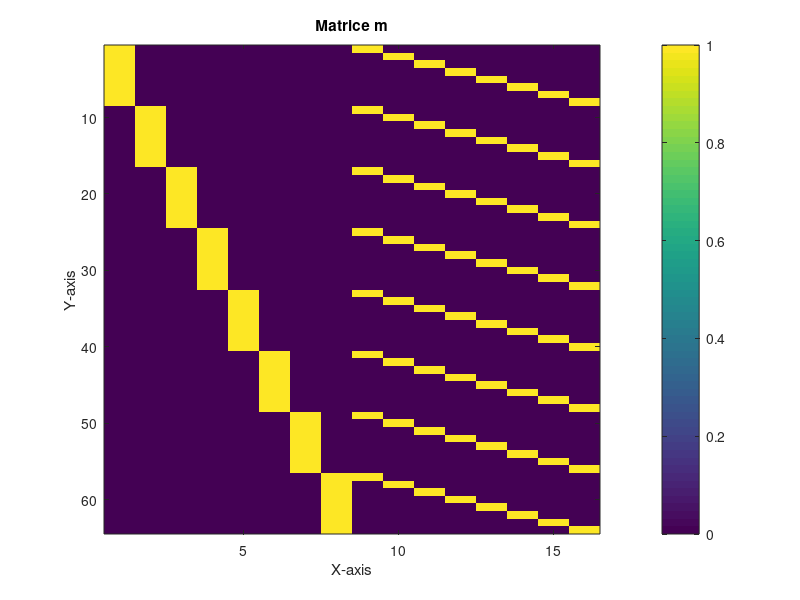
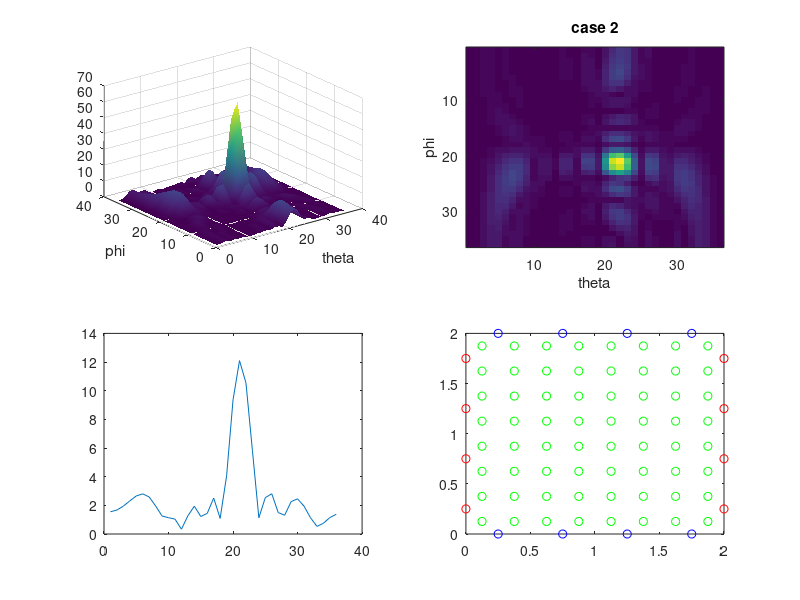

Recreate these plots in MATLAB, in order.
clear all
close all
% see Eq. (1) of https://d-nb.info/1210557789/34 for scalar product

ntx=8
nrx=8

sigma=0.0 % noise on phase calibration estimate
noise=0

lambda=300/300 % 5400

for cas=2:2
  if (cas==1)
    xtx(1:ntx/2)    =[0:ntx/2-1]*lambda/2+lambda/4;
    ytx(1:ntx/2)    =0;
    xtx(ntx/2+1:ntx)=0;
    ytx(ntx/2+1:ntx)=[0:ntx/2-1]*lambda/2+lambda/4;
    
    xrx(1:nrx/2)    =[0:nrx/2-1]*lambda/2+lambda/4;
    yrx(1:nrx/2)    =(ntx/2-1)*lambda/2+lambda/4+lambda/4;
    xrx(nrx/2+1:nrx)=(ntx/2-1)*lambda/2+lambda/4+lambda/4;
    yrx(nrx/2+1:nrx)=[0:nrx/2-1]*lambda/2+lambda/4;
  end
  
  if (cas==2)
    xtx(1:ntx/2)    =[0:ntx/2-1]*lambda/2+lambda/4;
    ytx(1:ntx/2)    =0;
    xtx(ntx/2+1:ntx)=[0:ntx/2-1]*lambda/2+lambda/4;
    ytx(ntx/2+1:ntx)=(ntx/2-1)*lambda/2+lambda/4+lambda/4;
    
    xrx(1:nrx/2)    =0;
    yrx(1:nrx/2)    =[0:nrx/2-1]*lambda/2+lambda/4;
    xrx(nrx/2+1:nrx)=(ntx/2-1)*lambda/2+lambda/4+lambda/4;
    yrx(nrx/2+1:nrx)=[0:nrx/2-1]*lambda/2+lambda/4;
  end
 
  if (noise~=1) 
    phitx(1:ntx)=0;
    phirx(1:nrx)=0;
    phitx(1)=0.2; phitx(2)=0.3; phitx(5)=-0.2; phitx(7)=-0.3; 
    phirx(1)=0.2; phirx(2)=0.3; phirx(5)=-0.2; phirx(7)=-0.3;
  else
    phitx=(rand(ntx,1)-0.5)*pi;
    phirx=(rand(nrx,1)-0.5)*pi;
  end
  
  p=1;
  for m=1:ntx
    for n=1:nrx
      xvirt(p)=(xtx(m)+xrx(n))/2;
      yvirt(p)=(ytx(m)+yrx(n))/2;
      phivirt(p)=phitx(m)+phirx(n);
      p=p+1;
    end
  end
  
  pstep=5;
  solution=zeros(180/pstep,180/pstep);
  u=0;
  for phi=1:pstep:180
    u=u+1
    v=0;
    for theta=1:5:180
       v=v+1;
       for q=1:length(xvirt)
          phiadd=exp(j*2*1.4*(xvirt(q)/lambda)+j*2*1.7*(yvirt(q)/lambda)+j*phivirt(q));
          solution(u,v)=solution(u,v)+exp(2*j*pi*2/lambda*(xvirt(q)*sind(theta)*cosd(phi)+yvirt(q)*cosd(theta)))*phiadd;
                                            % 2*pi*d/lambda if d=lambda/4 of virtual array => pi/2
       end
    end
  end
  figure
  subplot(221)
  surf(abs(solution));shading interp
  xlabel('theta');ylabel('phi');
  subplot(222)
  imagesc(abs(solution));
  xlabel('theta');ylabel('phi');title(['case ',num2str(cas)])
  subplot(223)
  plot(abs(solution(:,length(solution)/2)));
  subplot(224)
  plot(xtx,ytx,'bo')
  hold on
  plot(xrx,yrx,'ro')
  plot(xvirt,yvirt,'go')
end

%% least square optimal solution
%% assume plane wave => phi=0 ; theta=90deg and xvirt(q)*sind(theta)*cosd(phi)+yvirt(q)*cosd(theta)=0
p=1;
m=zeros(ntx*nrx,ntx+nrx);
for u=1:ntx
  for v=1:nrx
     b(p)=phitx(u)+phirx(v)+sigma*(rand(1,1)-0.5); % = phivirt
     m(p,u)=1;
     m(p,v+ntx)=1;
     p=p+1
  end
end
pinv(m)*b'

%phtx= 0.2        0.3                               -0.2                    -0.3;
%   1.7599e-01 2.9611e-01 -3.9476e-03 1.7161e-02 -2.0618e-01 -8.4301e-03 -2.9407e-01 8.0359e-03 
%   1.9823e-01 2.9110e-01 -7.8877e-03 1.7235e-03 -1.9085e-01 -7.9301e-03 -3.0532e-01 5.6057e-03
%      0.2        0.3;                              -0.2                    -0.3;


figure;
imagesc(m);
colorbar;
title('Matrice m');
xlabel('X-axis');
ylabel('Y-axis');

% Sauvegarder le graphique en tant qu'image
saveas(gcf, 'matric_m_moindre_carrés.png');
